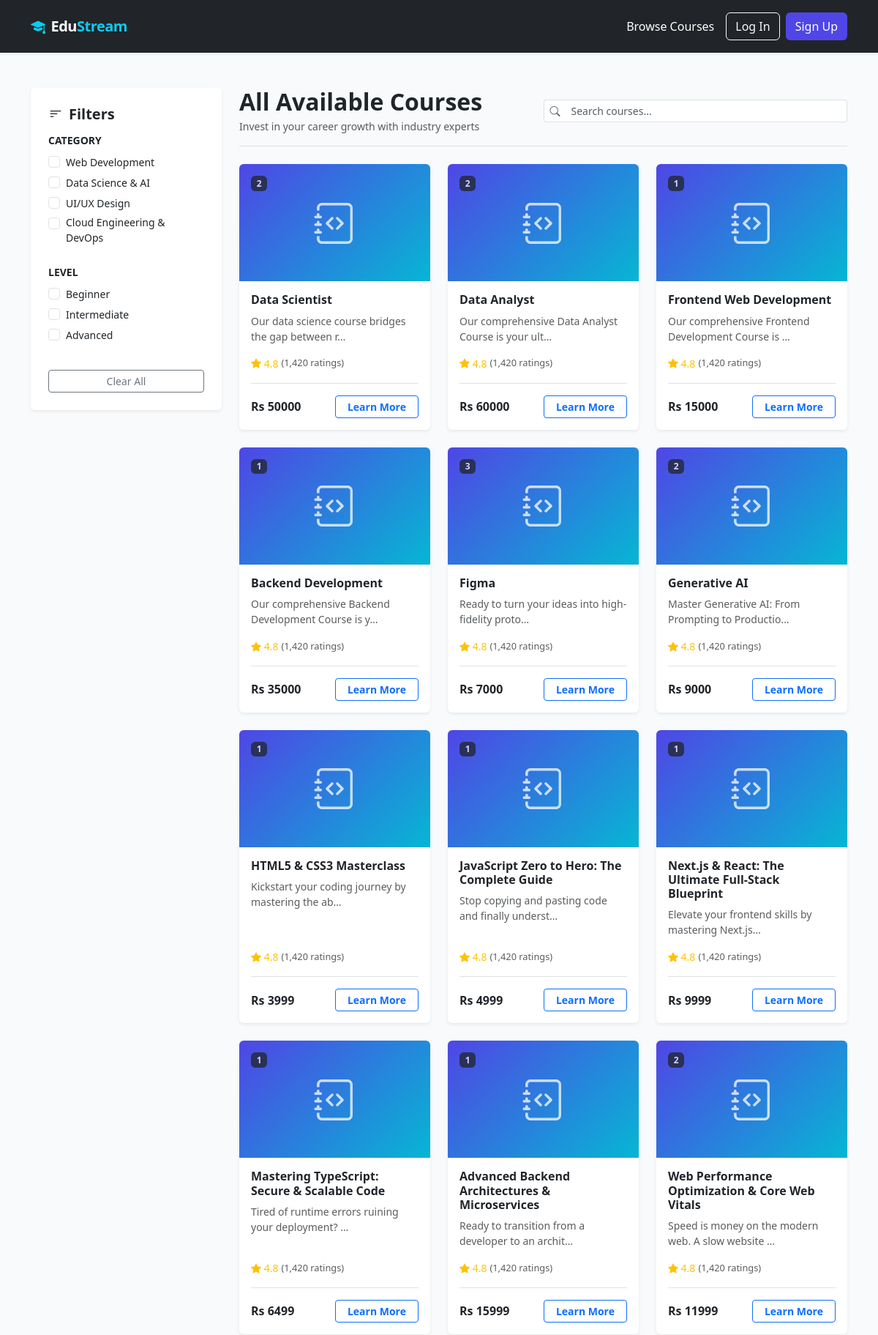
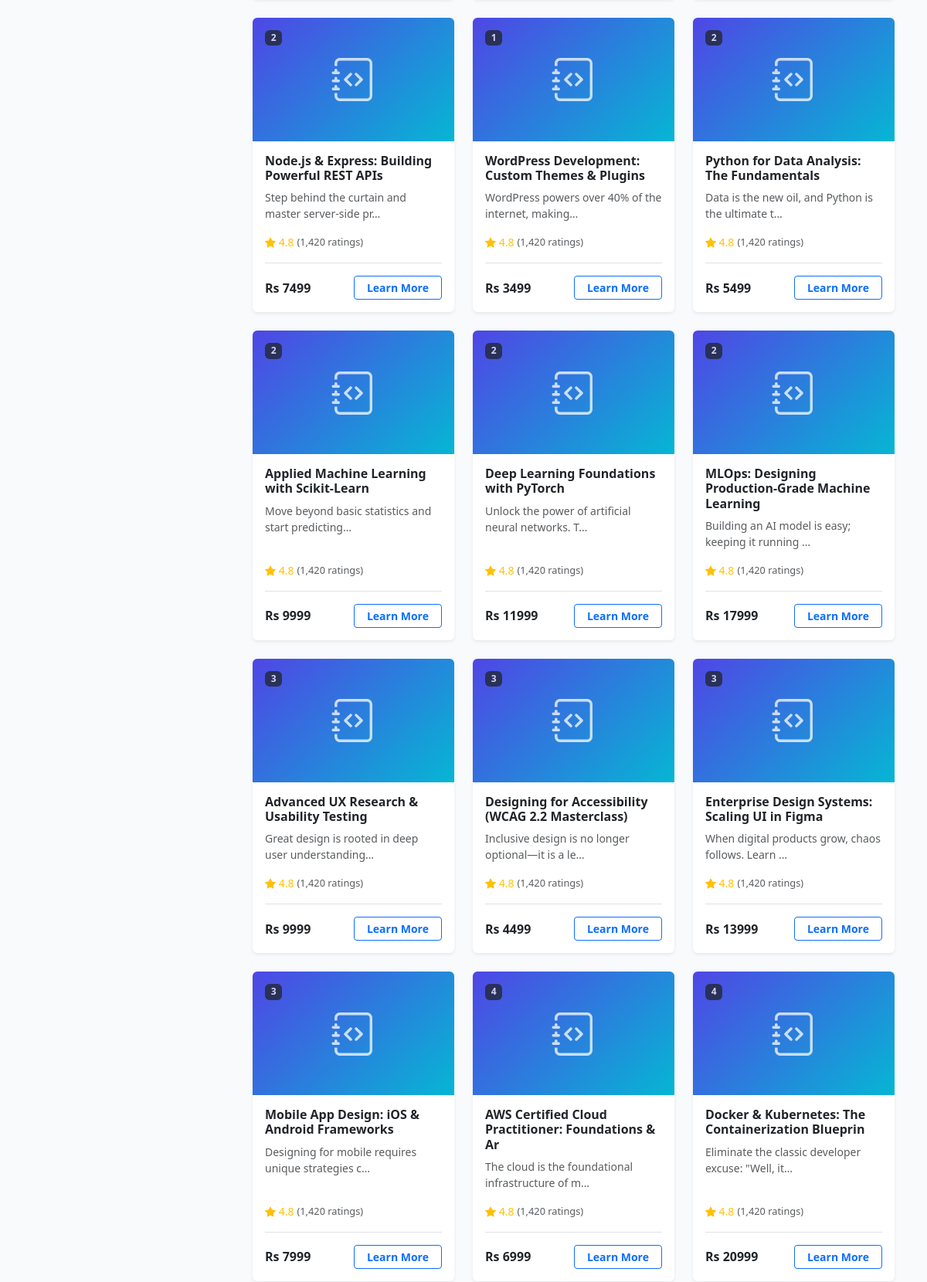
Page /courses/ (upper part) on the committed database (2 pictures, top to bottom).
### courses/models.py (models this page shows, shortened)
class Courses(models.Model):
    class CoursePeriod(models.IntegerChoices):
        THREE_MONTHS = 1, '3 Months'
        SIX_MONTHS = 2, '6 Months'
        NINE_MONTHS = 3, '9 Months'
        ONE_YEAR = 4, '1 Year'
        TWO_YEAR = 5, '2 Year'
        THREE_YEAR = 6, '3 Year'
        FOUR_YEAR = 7, '4 Year'
        FIVE_YEAR = 8, '5 Year'
    class Levels(models.IntegerChoices):
        BEGINNER = 1, 'Beginner'
        INTERMEDIATE = 2, 'Intermediate'
        ADVANCED = 3, 'Advanced'
    class Categories(models.IntegerChoices):
        WEB_DEVELOPMENT = 1, 'Web Development'
        DATA_SCIENCE_AI = 2, 'Data Science & AI'
        UI_UX_DESIGN = 3, 'UI/UX Design'
        CLOUD_AND_DEVOPS = 4, 'Cloud Engineering & DevOps'
    name = models.CharField(max_length=50)
    duration = models.IntegerField(choices=CoursePeriod.choices, default=CoursePeriod.ONE_YEAR)
    price = models.PositiveIntegerField(default=0)
    discount = models.PositiveIntegerField(default=0)
    description = models.TextField()
    level = models.IntegerField(choices=Levels.choices, default=Levels.BEGINNER)
    category = models.IntegerField(choices=Categories.choices, blank=False)
    thumbnail = models.ImageField(upload_to='courses/thumbnail', default='courses/thumbnail/default.jpg', blank=True, null=True)

### courses/views.py (the view)
# urls.py: path('', views.courses, name='courses'),
def courses(request):
    courses = Courses.objects.all()
    return render(request, 'courses.html', {'courses':courses})

### courses/templates/courses.html (shortened to what this page needs)
{% extends "layout.html" %}
{% block content %}
<div class="container my-4">
  <div class="row g-4">
    <aside class="col-lg-3 d-none d-lg-block">
      <div class="card border-0 shadow-sm p-4 sticky-top" style="top: 100px; z-index: 1;">
        <h5 class="fw-bold mb-3"><i class="bi bi-filter-left me-2"></i>Filters</h5>
        <div class="mb-4">
          <h6 class="fw-semibold text-dark small text-uppercase mb-2">Category</h6>
          <div class="form-check mb-1">
            <input class="form-check-input category-filter" type="checkbox" value="Web Development" id="webDev">
            <label class="form-check-label small" for="webDev">Web Development</label>
          </div>
          <div class="form-check mb-1">
            <input class="form-check-input category-filter" type="checkbox" value="Data Science & AI" id="dataSci">
            <label class="form-check-label small" for="dataSci">Data Science & AI</label>
          </div>
          <div class="form-check mb-1">
            <input class="form-check-input category-filter" type="checkbox" value="UI/UX Design" id="design">
            <label class="form-check-label small" for="design">UI/UX Design</label>
          </div>
          <div class="form-check mb-1">
            <input class="form-check-input category-filter" type="checkbox" value="Cloud Engineering & DevOps" id="Devops">
            <label class="form-check-label small" for="Devops">Cloud Engineering & DevOps</label>
          </div>
        </div>
        <div class="mb-4">
          <h6 class="fw-semibold text-dark small text-uppercase mb-2">Level</h6>
          <div class="form-check mb-1">
            <input class="form-check-input level-filter" type="checkbox" value="Beginner" id="levelBeg">
            <label class="form-check-label small" for="levelBeg">Beginner</label>
          </div>
          <div class="form-check mb-1">
            <input class="form-check-input level-filter" type="checkbox" value="Intermediate" id="levelInt">
            <label class="form-check-label small" for="levelInt">Intermediate</label>
          </div>
          <div class="form-check mb-1">
            <input class="form-check-input level-filter" type="checkbox" value="Advanced" id="levelAdv">
            <label class="form-check-label small" for="levelAdv">Advanced</label>
          </div>
        </div>
        <button class="btn btn-outline-secondary btn-sm w-100 mt-2" id="clearAllBtn">Clear All</button>
      </div>
    </aside>
    <main class="col-lg-9">
      <div class="d-flex flex-column flex-md-row justify-content-between align-items-md-center border-bottom pb-3 mb-4">
        <div>
          <h2 class="fw-bold mb-1">All Available Courses</h2>
          <p class="text-muted mb-0 small">Invest in your career growth with industry experts</p>
        </div>
        <div class="d-flex flex-column flex-sm-row gap-2 mt-3 mt-md-0 w-50 w-md-auto">
          <div class="input-group input-group-sm">
            <span class="input-group-text bg-white border-end-0"><i class="bi bi-search text-muted"></i></span>
            <input type="text" id="courseSearch" class="form-control border-start-0" placeholder="Search courses...">
          </div>
        </div>
      </div>
      <div class="row row-cols-1 row-cols-md-2 row-cols-xl-3 g-4">
        {% for course in courses %}
          <div class="col course-card" data-category="{{ course.get_category_display }}" data-level="{{ course.get_level_display }}">
            <div class="card h-100 border-0 shadow-sm transition-hover">
              <div class="position-relative bg-dark text-white text-center py-5 d-flex justify-content-center align-items-center rounded-top"
                   style="height: 160px; background: linear-gradient(135deg, #4f46e5 0%, #06b6d4 100%);">
                <i class="bi bi-journal-code display-4 opacity-75"></i>
                <span class="position-absolute top-0 start-0 m-3 badge bg-dark opacity-75 small">
                   {{ course.category }}
                </span>
              </div>
              <div class="card-body d-flex flex-column">
                <h5 class="card-title fw-bold text-dark fs-6 mb-2">{{ course.name }}</h5>
                <p class="card-text text-muted small flex-grow-1">
                   {{ course.description|truncatechars:50 }}
                </p>
                <div class="d-flex align-items-center mb-3">
                  <span class="text-warning me-1 small"><i class="bi bi-star-fill"></i> 4.8</span>
                  <span class="text-muted text-xxs" style="font-size: 0.8rem;">(1,420 ratings)</span>
                </div>
                <div class="d-flex justify-content-between align-items-center pt-3 border-top mt-auto">
                  <div>
                    <span class="text-dark fw-bold">Rs {{ course.price }}</span>
                  </div>
                  <a href="/courses/{{ course.id }}" class="btn btn-sm btn-outline-primary px-3 fw-semibold">Learn More</a>
                </div>
              </div>
            </div>
          </div>
        {% endfor %}
      </div>
    </main>
  </div>
</div>
{% endblock content %}

### templates/layout.html (shortened to what this page needs)
{% load static %}
<!DOCTYPE html>
<html lang="en">
<head>
  <link href="https://cdn.jsdelivr.net/npm/bootstrap@5.3.2/dist/css/bootstrap.min.css" rel="stylesheet">
  <link href="https://cdn.jsdelivr.net/npm/bootstrap-icons@1.11.0/font/bootstrap-icons.css" rel="stylesheet">
</head>
<body>
  <nav class="navbar navbar-expand-lg navbar-dark bg-dark sticky-top shadow-sm py-3">
    <div class="container">
      <a class="navbar-brand text-white d-flex align-items-center" href="/">
        <i class="bi bi-mortarboard-fill me-2 text-info"></i>
        <span>Edu<span class="text-info">Stream</span></span>
      </a>
        <ul class="navbar-nav ms-auto align-items-center">
          <li class="nav-item">
            <a class="nav-link active" href="/courses">Browse Courses</a>
          </li>
          {% if user.is_authenticated %}
            <li class="nav-item ms-2">
              <a class="btn btn-brand" href="{% url 'home' %}">
                <i class="bi bi-speedometer2 me-1"></i> Dashboard
              </a>
            </li>
            <li class="nav-item ms-2">
              <form action="{% url 'logout' %}" method="POST" class="m-0 d-inline">
                {% csrf_token %}
                <button type="submit" class="btn btn-outline-danger">Log Out</button>
              </form>
            </li>
          {% else %}
            <li class="nav-item ms-2">
              <a class="btn btn-outline-light me-2" href="{% url 'login' %}">Log In</a>
            </li>
            <li class="nav-item">
              <a class="btn btn-brand" href="{% url 'signup' %}">Sign Up</a>
            </li>
          {% endif %}
        </ul>
      </div>
  </nav>
  <main class="py-4">
    {% block content %}{% endblock content %}
  </main>
</body>
</html>

### templates/layout.html (style rules this page uses)
:root { --primary-color: #4f46e5; --secondary-color: #06b6d4; --dark-bg: #0f172a; }
body { background-color: #f8fafc; font-family: 'Segoe UI', Tahoma, Geneva, Verdana, sans-serif; display: flex; flex-direction: column; min-height: 100vh; }
.navbar-brand { font-weight: 700; letter-spacing: -0.5px; }
.btn-brand { background-color: var(--primary-color); color: white; }
main { flex: 1; }

### rows in the picture
Courses: category "2", name "Data Scientist", description "Our data science course bridges the gap between r…", price "50000"
Courses: category "2", name "Data Analyst", description "Our comprehensive Data Analyst Course is your ult…", price "60000"
Courses: category "1", name "Frontend Web Development", description "Our comprehensive Frontend Development Course is …", price "15000"
Courses: category "1", name "Backend Development", description "Our comprehensive Backend Development Course is y…", price "35000"
Courses: category "3", name "Figma", description "Ready to turn your ideas into high-fidelity proto…", price "7000"
Courses: category "2", name "Generative AI", description "Master Generative AI: From Prompting to Productio…", price "9000"
Courses: category "1", name "HTML5 & CSS3 Masterclass", description "Kickstart your coding journey by mastering the ab…", price "3999"
Courses: category "1", name "JavaScript Zero to Hero: The Complete Guide", description "Stop copying and pasting code and finally underst…", price "4999"
Courses: category "1", name "Next.js & React: The Ultimate Full-Stack Blueprint", description "Elevate your frontend skills by mastering Next.js…", price "9999"
Courses: category "1", name "Mastering TypeScript: Secure & Scalable Code", description "Tired of runtime errors ruining your deployment? …", price "6499"
Courses: category "1", name "Advanced Backend Architectures & Microservices", description "Ready to transition from a developer to an archit…", price "15999"
Courses: category "2", name "Web Performance Optimization & Core Web Vitals", description "Speed is money on the modern web. A slow website …", price "11999"
Courses: category "2", name "Node.js & Express: Building Powerful REST APIs", description "Step behind the curtain and master server-side pr…", price "7499"
Courses: category "1", name "WordPress Development: Custom Themes & Plugins", description "WordPress powers over 40% of the internet, making…", price "3499"
Courses: category "2", name "Python for Data Analysis: The Fundamentals", description "Data is the new oil, and Python is the ultimate t…", price "5499"
Courses: category "2", name "Applied Machine Learning with Scikit-Learn", description "Move beyond basic statistics and start predicting…", price "9999"
Courses: category "2", name "Deep Learning Foundations with PyTorch", description "Unlock the power of artificial neural networks. T…", price "11999"
Courses: category "2", name "MLOps: Designing Production-Grade Machine Learning", description "Building an AI model is easy; keeping it running …", price "17999"
Courses: category "3", name "Advanced UX Research & Usability Testing", description "Great design is rooted in deep user understanding…", price "9999"
Courses: category "3", name "Designing for Accessibility (WCAG 2.2 Masterclass)", description "Inclusive design is no longer optional—it is a le…", price "4499"
Courses: category "3", name "Enterprise Design Systems: Scaling UI in Figma", description "When digital products grow, chaos follows. Learn …", price "13999"
Courses: category "3", name "Mobile App Design: iOS & Android Frameworks", description "Designing for mobile requires unique strategies c…", price "7999"
Courses: category "4", name "AWS Certified Cloud Practitioner: Foundations & Ar", description "The cloud is the foundational infrastructure of m…", price "6999"
Courses: category "4", name "Docker & Kubernetes: The Containerization Blueprin", description "Eliminate the classic developer excuse: \"Well, it…", price "20999"
